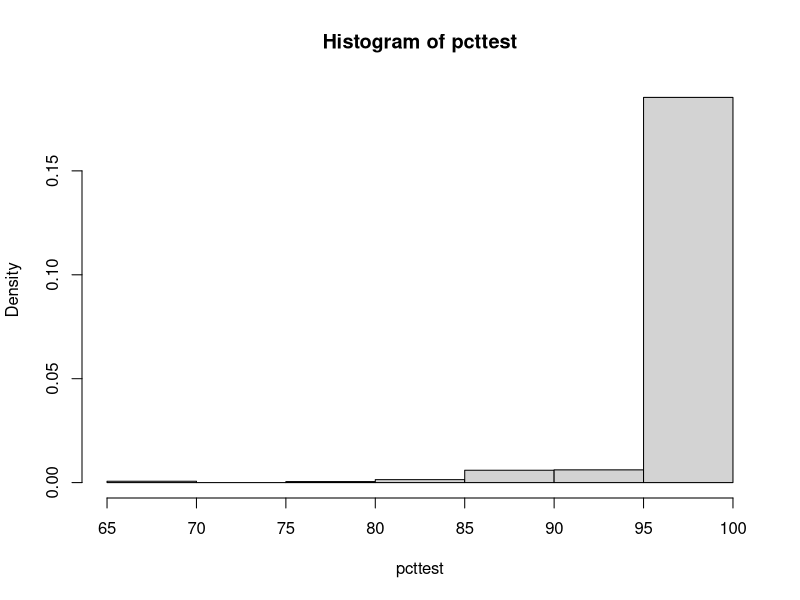
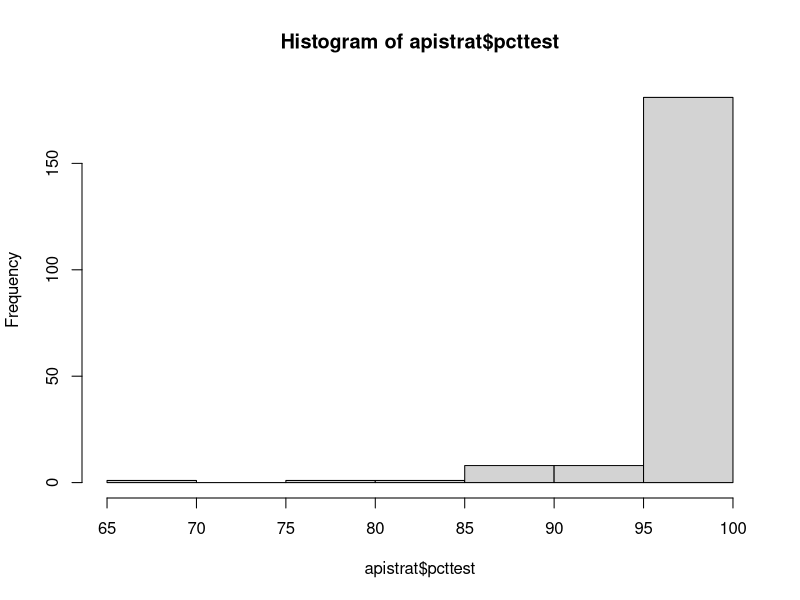
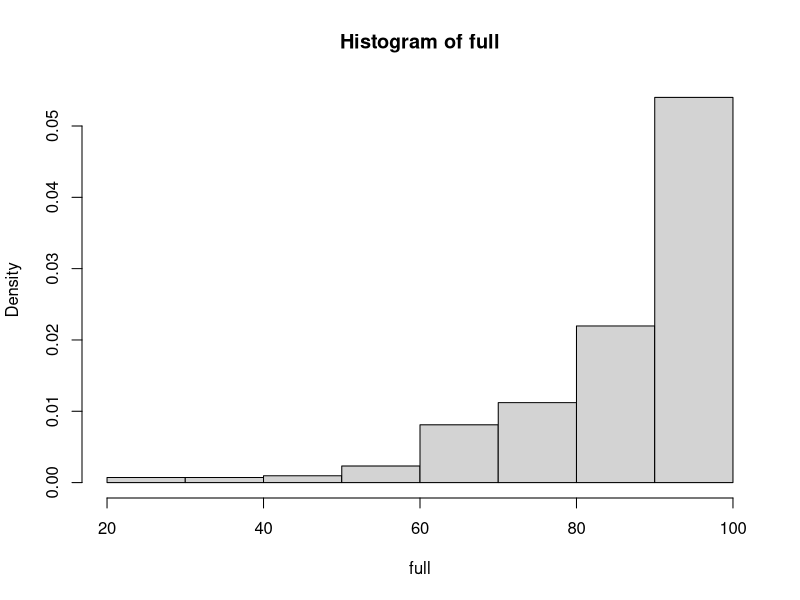
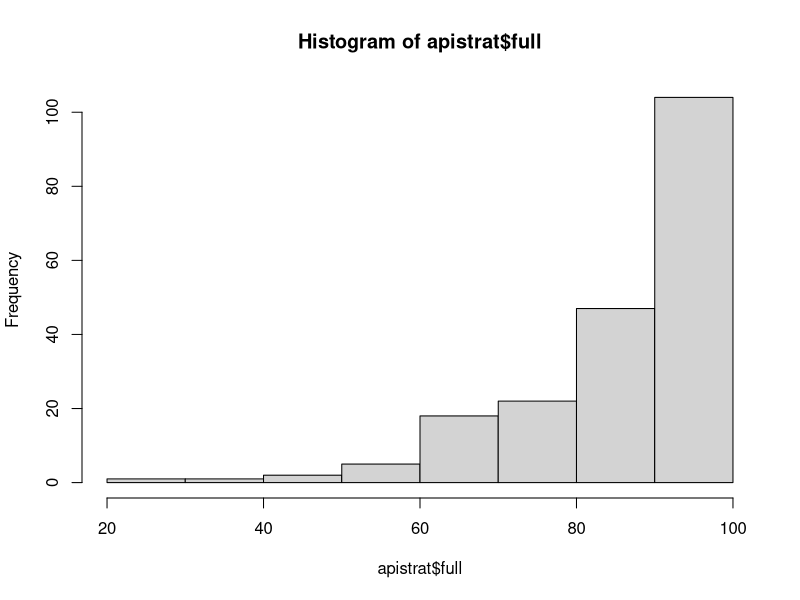
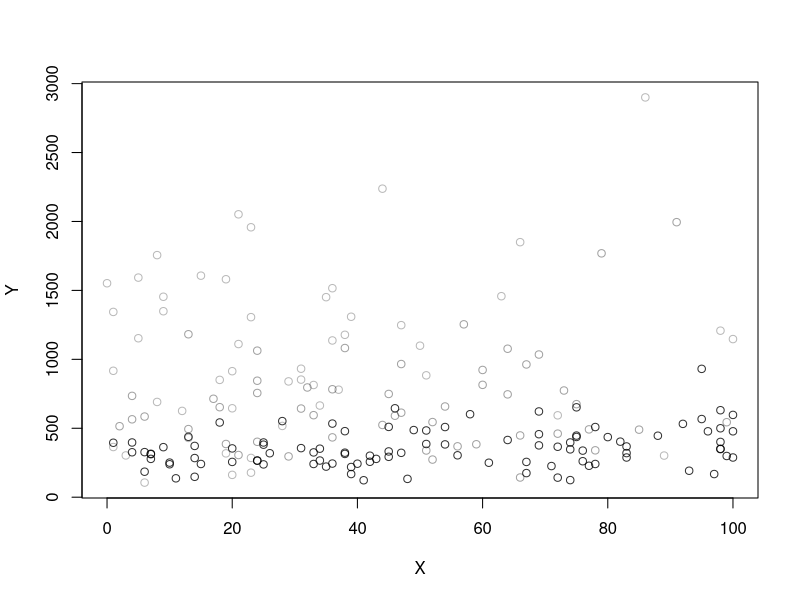

The R source for these figures, in order:
library(survey)
data("api")

apistrat_design <- svydesign(data = apistrat,
                             weights = ~pw, 
                             fpc = ~fpc, 
                             id = ~1, 
                             strata = ~stype)

svymean(~pcttest, apistrat_design)
mean(apistrat$pcttest)
# Unweighted Mean is smaller for pcttest.

svymean(~full, apistrat_design)
mean(apistrat$full)
# Unweighted Mean smaller for full.

svyhist(~pcttest, apistrat_design)
hist(apistrat$pcttest)

svyhist(~full, apistrat_design)
hist(apistrat$full)

svyciprop(~awards, apistrat_design)
table(apistrat$awards)
113/200

# Unweighted proportion is smaller for awards.

svyplot(api.stu~meals, apistrat_design, style="transparent", legend=TRUE)

lmw=svyglm(full~awards+meals+acs.k3+acs.46+avg.ed+mobility, design=apistrat_design)
summary(lmw)

lmuw=lm(full~awards+meals+acs.k3+acs.46+avg.ed+mobility, data=apistrat)
summary(lmuw)
